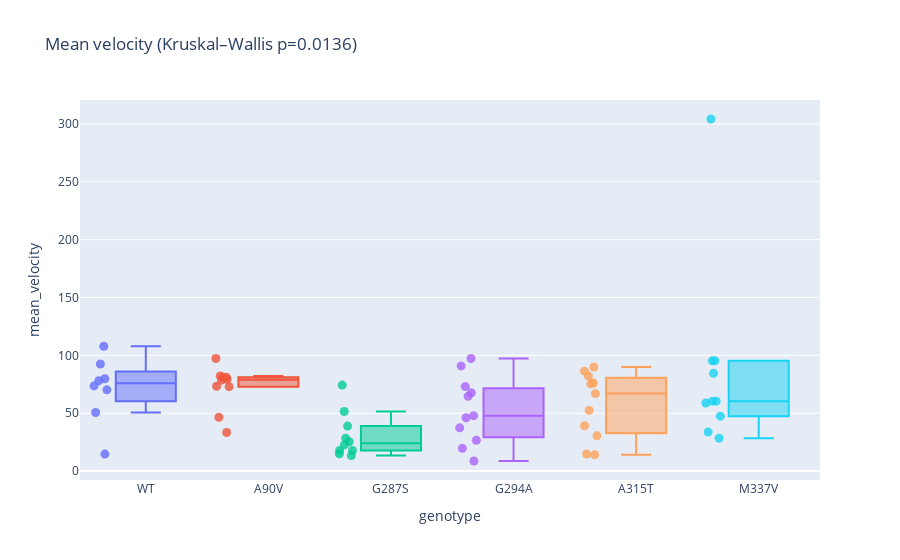
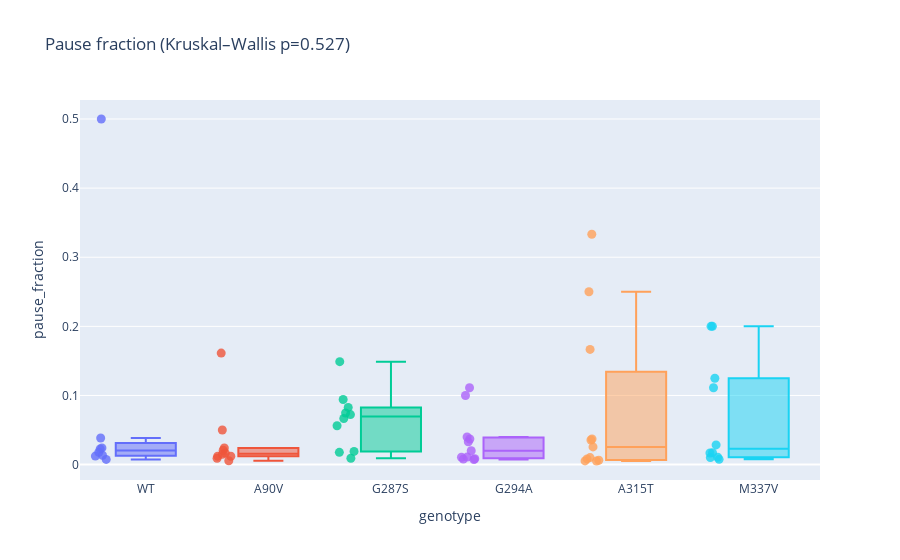
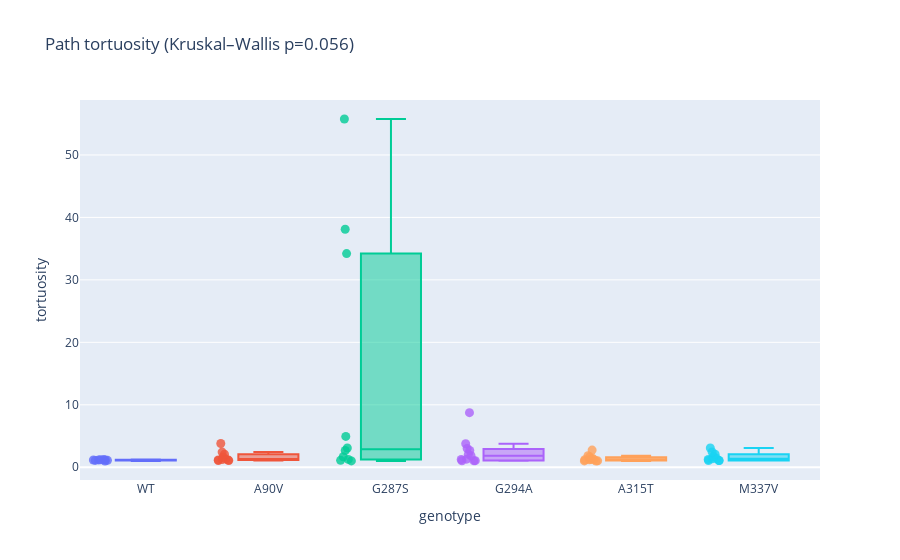
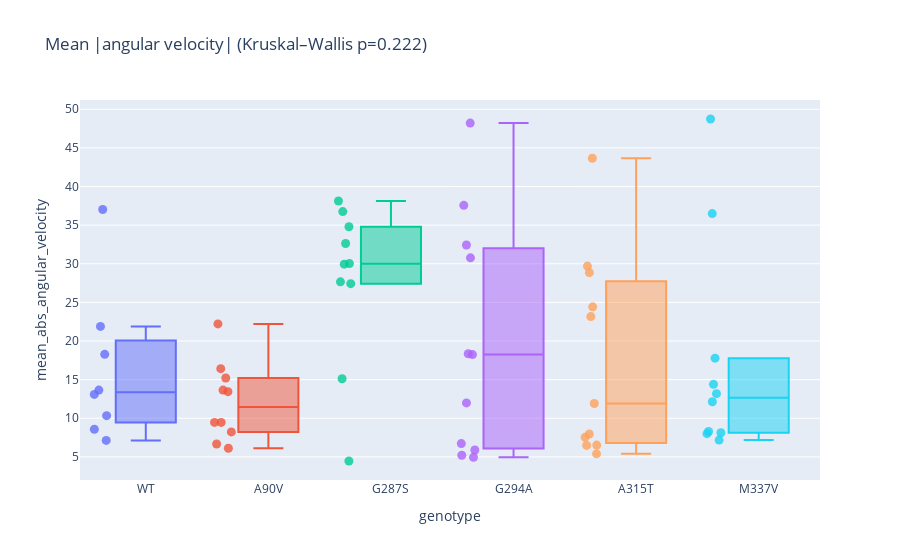

Write notebook code for charts like these, in order.
### Markdown cell above
## Visuals

### Code cell
df_fly.drop(columns=['compact_id', 'genotype'])
FEATURES = ["mean_velocity", "pause_fraction","tortuosity","mean_abs_angular_velocity"]

FEATURE_TITLES = {
    "mean_velocity": "Mean velocity",
    "pause_fraction": "Pause fraction",
    "tortuosity": "Path tortuosity",
    "mean_abs_angular_velocity": "Mean |angular velocity|"
}
HOVER_DATA = {
    "compact_id": True,
    "genotype": True,
    "mean_velocity": ':.3f',
    "pause_fraction": ':.3f',
    "tortuosity": ':.3f',
    "mean_abs_angular_velocity": ':.3f'
}

plot_by_genotype(df_fly, FEATURES, FEATURE_TITLES, HOVER_DATA)
plot_wt_vs_mutant(df_fly, FEATURES, FEATURE_TITLES, HOVER_DATA)

### Figure 1 — Plotly figure (JSON) as saved in the notebook; plotly's stock layout.template omitted (floating-point values rounded to 4 significant figures)
{"data": [{"alignmentgroup": "True", "boxpoints": "all", "customdata": [[1.0, 0.03846, 1.221, 21.89], [2.0, 0.01786, 1.171, 13.65], [3.0, 0.01235, 1.196, 7.127], [4.0, 0.0241, 1.106, 8.571], [5.0, 0.007519, 1.174, 10.34], [6.0, 0.01351, 1.152, 13.09], [7.0, 0.02273, 1.091, 18.27], [8.0, 0.5, 1.0, 37.02]], "hovertemplate": "genotype=%{x}<br>mean_velocity=%{y:.3f}<br>compact_id=%{customdata[0]}<br>pause_fraction=%{customdata[1]:.3f}<br>tortuosity=%{customdata[2]:.3f}<br>mean_abs_angular_velocity=%{customdata[3]:.3f}<extra></extra>", "jitter": 0.35, "legendgroup": "WT", "marker": {"color": "#636efa", "opacity": 0.8, "size": 9}, "name": "WT", "notched": false, "offsetgroup": "WT", "orientation": "v", "showlegend": true, "type": "box", "x": ["WT", "WT", "WT", "WT", "WT", "WT", "WT", "WT"], "x0": " ", "xaxis": "x", "y": [50.58, 78.05, 107.8, 79.8, 92.5, 73.58, 70.17, 14.65], "y0": " ", "yaxis": "y"}, {"alignmentgroup": "True", "boxpoints": "all", "customdata": [[9.0, 0.1613, 3.795, 22.22], [10.0, 0.01205, 1.06, 8.236], [11.0, 0.01493, 1.653, 9.462], [12.0, 0.01667, 1.336, 6.117], [13.0, 0.024, 1.246, 15.2], [14.0, 0.02083, 1.172, 13.44], [15.0, 0.005556, 2.428, 6.66], [16.0, 0.009259, 1.141, 9.462], [17.0, 0.05, 2.086, 16.42], [18.0, 0.0122, 1.081, 13.64]], "hovertemplate": "genotype=%{x}<br>mean_velocity=%{y:.3f}<br>compact_id=%{customdata[0]}<br>pause_fraction=%{customdata[1]:.3f}<br>tortuosity=%{customdata[2]:.3f}<br>mean_abs_angular_velocity=%{customdata[3]:.3f}<extra></extra>", "jitter": 0.35, "legendgroup": "A90V", "marker": {"color": "#EF553B", "opacity": 0.8, "size": 9}, "name": "A90V", "notched": false, "offsetgroup": "A90V", "orientation": "v", "showlegend": true, "type": "box", "x": ["A90V", "A90V", "A90V", "A90V", "A90V", "A90V", "A90V", "A90V", "A90V", "A90V"], "x0": " ", "xaxis": "x", "y": [33.38, 82.25, 73.27, 97.31, 72.96, 81.16, 79.23, 81.08, 46.56, 78.55], "y0": " ", "yaxis": "y"}, {"alignmentgroup": "True", "boxpoints": "all", "customdata": [[19.0, 0.01905, 3.075, 34.79], [20.0, 0.0724, 55.76, 29.95], [21.0, 0.05618, 4.933, 30.03], [22.0, 0.07471, 2.677, 27.66], [23.0, 0.06667, 38.11, 36.75], [24.0, 0.1489, 1.111, 27.42], [25.0, 0.08276, 34.21, 32.63], [26.0, 0.09412, 1.675, 38.12], [27.0, 0.009259, 1.258, 15.12], [28.0, 0.0177, 1.018, 4.466]], "hovertemplate": "genotype=%{x}<br>mean_velocity=%{y:.3f}<br>compact_id=%{customdata[0]}<br>pause_fraction=%{customdata[1]:.3f}<br>tortuosity=%{customdata[2]:.3f}<br>mean_abs_angular_velocity=%{customdata[3]:.3f}<extra></extra>", "jitter": 0.35, "legendgroup": "G287S", "marker": {"color": "#00cc96", "opacity": 0.8, "size": 9}, "name": "G287S", "notched": false, "offsetgroup": "G287S", "orientation": "v", "showlegend": true, "type": "box", "x": ["G287S", "G287S", "G287S", "G287S", "G287S", "G287S", "G287S", "G287S", "G287S", "G287S"], "x0": " ", "xaxis": "x", "y": [17.89, 25.34, 13.38, 22.61, 51.45, 28.45, 17.82, 14.86, 38.87, 74.29], "y0": " ", "yaxis": "y"}, {"alignmentgroup": "True", "boxpoints": "all", "customdata": [[29.0, 0.1, 2.678, 32.42], [30.0, 0.007299, 1.239, 4.936], [32.0, 0.008475, 1.02, 5.215], [33.0, 0.03297, 2.995, 37.56], [34.0, 0.01087, 1.292, 11.99], [35.0, 0.1111, 8.734, 48.21], [36.0, 0.02, 1.848, 30.77], [37.0, 0.03704, 1.031, 6.724], [38.0, 0.008, 2.065, 18.34], [39.0, 0.04, 3.76, 18.25], [40.0, 0.01064, 1.051, 5.886]], "hovertemplate": "genotype=%{x}<br>mean_velocity=%{y:.3f}<br>compact_id=%{customdata[0]}<br>pause_fraction=%{customdata[1]:.3f}<br>tortuosity=%{customdata[2]:.3f}<br>mean_abs_angular_velocity=%{customdata[3]:.3f}<extra></extra>", "jitter": 0.35, "legendgroup": "G294A", "marker": {"color": "#ab63fa", "opacity": 0.8, "size": 9}, "name": "G294A", "notched": false, "offsetgroup": "G294A", "orientation": "v", "showlegend": true, "type": "box", "x": ["G294A", "G294A", "G294A", "G294A", "G294A", "G294A", "G294A", "G294A", "G294A", "G294A", "G294A"], "x0": " ", "xaxis": "x", "y": [8.706, 73.01, 90.9, 19.64, 64.57, 26.65, 46.08, 67.59, 47.86, 37.39, 97.28], "y0": " ", "yaxis": "y"}, {"alignmentgroup": "True", "boxpoints": "all", "customdata": [[41.0, 0.0101, 1.018, 5.394], [42.0, 0.02564, 1.199, 11.92], [43.0, 0.25, 2.749, 28.84], [44.0, 0.03557, 1.249, 23.16], [45.0, 0.03704, 1.839, 24.42], [46.0, 0.3333, 1.0, 29.69], [47.0, 0.005376, 1.664, 7.959], [48.0, 0.1667, 1.198, 43.66], [49.0, 0.006289, 1.025, 6.526], [50.0, 0.008197, 1.239, 6.48], [51.0, 0.005208, 1.448, 7.543]], "hovertemplate": "genotype=%{x}<br>mean_velocity=%{y:.3f}<br>compact_id=%{customdata[0]}<br>pause_fraction=%{customdata[1]:.3f}<br>tortuosity=%{customdata[2]:.3f}<br>mean_abs_angular_velocity=%{customdata[3]:.3f}<extra></extra>", "jitter": 0.35, "legendgroup": "A315T", "marker": {"color": "#FFA15A", "opacity": 0.8, "size": 9}, "name": "A315T", "notched": false, "offsetgroup": "A315T", "orientation": "v", "showlegend": true, "type": "box", "x": ["A315T", "A315T", "A315T", "A315T", "A315T", "A315T", "A315T", "A315T", "A315T", "A315T", "A315T"], "x0": " ", "xaxis": "x", "y": [86.32, 76.09, 14.02, 52.42, 39.14, 30.45, 89.95, 14.71, 66.98, 82.09, 75.37], "y0": " ", "yaxis": "y"}, {"alignmentgroup": "True", "boxpoints": "all", "customdata": [[52.0, 0.01681, 1.085, 7.171], [53.0, 0.0101, 1.071, 8.118], [54.0, 0.01724, 1.364, 14.39], [55.0, 0.2, 1.067, 17.78], [56.0, 0.125, 3.074, 48.74], [57.0, 0.007634, 1.259, 8.008], [58.0, 0.1111, 1.713, 36.5], [59.0, 0.0106, 2.437, 12.14], [60.0, 0.2, 1.389, 8.286], [61.0, 0.02847, 2.096, 13.19]], "hovertemplate": "genotype=%{x}<br>mean_velocity=%{y:.3f}<br>compact_id=%{customdata[0]}<br>pause_fraction=%{customdata[1]:.3f}<br>tortuosity=%{customdata[2]:.3f}<br>mean_abs_angular_velocity=%{customdata[3]:.3f}<extra></extra>", "jitter": 0.35, "legendgroup": "M337V", "marker": {"color": "#19d3f3", "opacity": 0.8, "size": 9}, "name": "M337V", "notched": false, "offsetgroup": "M337V", "orientation": "v", "showlegend": true, "type": "box", "x": ["M337V", "M337V", "M337V", "M337V", "M337V", "M337V", "M337V", "M337V", "M337V", "M337V"], "x0": " ", "xaxis": "x", "y": [84.55, 95.24, 60.44, 304.2, 47.48, 95.26, 33.78, 60.43, 28.4, 58.8], "y0": " ", "yaxis": "y"}], "layout": {"boxmode": "overlay", "legend": {"title": {"text": "genotype"}, "tracegroupgap": 0}, "showlegend": false, "title": {"text": "Mean velocity (Kruskal–Wallis p=0.0136)"}, "xaxis": {"anchor": "y", "categoryarray": ["WT", "A90V", "G287S", "G294A", "A315T", "M337V"], "categoryorder": "array", "domain": [0, 1], "title": {"text": "genotype"}}, "yaxis": {"anchor": "x", "domain": [0, 1], "title": {"text": "mean_velocity"}}}}

### Figure 2 — Plotly figure (JSON) as saved in the notebook; plotly's stock layout.template omitted (floating-point values rounded to 4 significant figures)
{"data": [{"alignmentgroup": "True", "boxpoints": "all", "customdata": [[1.0, 50.58, 1.221, 21.89], [2.0, 78.05, 1.171, 13.65], [3.0, 107.8, 1.196, 7.127], [4.0, 79.8, 1.106, 8.571], [5.0, 92.5, 1.174, 10.34], [6.0, 73.58, 1.152, 13.09], [7.0, 70.17, 1.091, 18.27], [8.0, 14.65, 1.0, 37.02]], "hovertemplate": "genotype=%{x}<br>pause_fraction=%{y:.3f}<br>compact_id=%{customdata[0]}<br>mean_velocity=%{customdata[1]:.3f}<br>tortuosity=%{customdata[2]:.3f}<br>mean_abs_angular_velocity=%{customdata[3]:.3f}<extra></extra>", "jitter": 0.35, "legendgroup": "WT", "marker": {"color": "#636efa", "opacity": 0.8, "size": 9}, "name": "WT", "notched": false, "offsetgroup": "WT", "orientation": "v", "showlegend": true, "type": "box", "x": ["WT", "WT", "WT", "WT", "WT", "WT", "WT", "WT"], "x0": " ", "xaxis": "x", "y": [0.03846, 0.01786, 0.01235, 0.0241, 0.007519, 0.01351, 0.02273, 0.5], "y0": " ", "yaxis": "y"}, {"alignmentgroup": "True", "boxpoints": "all", "customdata": [[9.0, 33.38, 3.795, 22.22], [10.0, 82.25, 1.06, 8.236], [11.0, 73.27, 1.653, 9.462], [12.0, 97.31, 1.336, 6.117], [13.0, 72.96, 1.246, 15.2], [14.0, 81.16, 1.172, 13.44], [15.0, 79.23, 2.428, 6.66], [16.0, 81.08, 1.141, 9.462], [17.0, 46.56, 2.086, 16.42], [18.0, 78.55, 1.081, 13.64]], "hovertemplate": "genotype=%{x}<br>pause_fraction=%{y:.3f}<br>compact_id=%{customdata[0]}<br>mean_velocity=%{customdata[1]:.3f}<br>tortuosity=%{customdata[2]:.3f}<br>mean_abs_angular_velocity=%{customdata[3]:.3f}<extra></extra>", "jitter": 0.35, "legendgroup": "A90V", "marker": {"color": "#EF553B", "opacity": 0.8, "size": 9}, "name": "A90V", "notched": false, "offsetgroup": "A90V", "orientation": "v", "showlegend": true, "type": "box", "x": ["A90V", "A90V", "A90V", "A90V", "A90V", "A90V", "A90V", "A90V", "A90V", "A90V"], "x0": " ", "xaxis": "x", "y": [0.1613, 0.01205, 0.01493, 0.01667, 0.024, 0.02083, 0.005556, 0.009259, 0.05, 0.0122], "y0": " ", "yaxis": "y"}, {"alignmentgroup": "True", "boxpoints": "all", "customdata": [[19.0, 17.89, 3.075, 34.79], [20.0, 25.34, 55.76, 29.95], [21.0, 13.38, 4.933, 30.03], [22.0, 22.61, 2.677, 27.66], [23.0, 51.45, 38.11, 36.75], [24.0, 28.45, 1.111, 27.42], [25.0, 17.82, 34.21, 32.63], [26.0, 14.86, 1.675, 38.12], [27.0, 38.87, 1.258, 15.12], [28.0, 74.29, 1.018, 4.466]], "hovertemplate": "genotype=%{x}<br>pause_fraction=%{y:.3f}<br>compact_id=%{customdata[0]}<br>mean_velocity=%{customdata[1]:.3f}<br>tortuosity=%{customdata[2]:.3f}<br>mean_abs_angular_velocity=%{customdata[3]:.3f}<extra></extra>", "jitter": 0.35, "legendgroup": "G287S", "marker": {"color": "#00cc96", "opacity": 0.8, "size": 9}, "name": "G287S", "notched": false, "offsetgroup": "G287S", "orientation": "v", "showlegend": true, "type": "box", "x": ["G287S", "G287S", "G287S", "G287S", "G287S", "G287S", "G287S", "G287S", "G287S", "G287S"], "x0": " ", "xaxis": "x", "y": [0.01905, 0.0724, 0.05618, 0.07471, 0.06667, 0.1489, 0.08276, 0.09412, 0.009259, 0.0177], "y0": " ", "yaxis": "y"}, {"alignmentgroup": "True", "boxpoints": "all", "customdata": [[29.0, 8.706, 2.678, 32.42], [30.0, 73.01, 1.239, 4.936], [32.0, 90.9, 1.02, 5.215], [33.0, 19.64, 2.995, 37.56], [34.0, 64.57, 1.292, 11.99], [35.0, 26.65, 8.734, 48.21], [36.0, 46.08, 1.848, 30.77], [37.0, 67.59, 1.031, 6.724], [38.0, 47.86, 2.065, 18.34], [39.0, 37.39, 3.76, 18.25], [40.0, 97.28, 1.051, 5.886]], "hovertemplate": "genotype=%{x}<br>pause_fraction=%{y:.3f}<br>compact_id=%{customdata[0]}<br>mean_velocity=%{customdata[1]:.3f}<br>tortuosity=%{customdata[2]:.3f}<br>mean_abs_angular_velocity=%{customdata[3]:.3f}<extra></extra>", "jitter": 0.35, "legendgroup": "G294A", "marker": {"color": "#ab63fa", "opacity": 0.8, "size": 9}, "name": "G294A", "notched": false, "offsetgroup": "G294A", "orientation": "v", "showlegend": true, "type": "box", "x": ["G294A", "G294A", "G294A", "G294A", "G294A", "G294A", "G294A", "G294A", "G294A", "G294A", "G294A"], "x0": " ", "xaxis": "x", "y": [0.1, 0.007299, 0.008475, 0.03297, 0.01087, 0.1111, 0.02, 0.03704, 0.008, 0.04, 0.01064], "y0": " ", "yaxis": "y"}, {"alignmentgroup": "True", "boxpoints": "all", "customdata": [[41.0, 86.32, 1.018, 5.394], [42.0, 76.09, 1.199, 11.92], [43.0, 14.02, 2.749, 28.84], [44.0, 52.42, 1.249, 23.16], [45.0, 39.14, 1.839, 24.42], [46.0, 30.45, 1.0, 29.69], [47.0, 89.95, 1.664, 7.959], [48.0, 14.71, 1.198, 43.66], [49.0, 66.98, 1.025, 6.526], [50.0, 82.09, 1.239, 6.48], [51.0, 75.37, 1.448, 7.543]], "hovertemplate": "genotype=%{x}<br>pause_fraction=%{y:.3f}<br>compact_id=%{customdata[0]}<br>mean_velocity=%{customdata[1]:.3f}<br>tortuosity=%{customdata[2]:.3f}<br>mean_abs_angular_velocity=%{customdata[3]:.3f}<extra></extra>", "jitter": 0.35, "legendgroup": "A315T", "marker": {"color": "#FFA15A", "opacity": 0.8, "size": 9}, "name": "A315T", "notched": false, "offsetgroup": "A315T", "orientation": "v", "showlegend": true, "type": "box", "x": ["A315T", "A315T", "A315T", "A315T", "A315T", "A315T", "A315T", "A315T", "A315T", "A315T", "A315T"], "x0": " ", "xaxis": "x", "y": [0.0101, 0.02564, 0.25, 0.03557, 0.03704, 0.3333, 0.005376, 0.1667, 0.006289, 0.008197, 0.005208], "y0": " ", "yaxis": "y"}, {"alignmentgroup": "True", "boxpoints": "all", "customdata": [[52.0, 84.55, 1.085, 7.171], [53.0, 95.24, 1.071, 8.118], [54.0, 60.44, 1.364, 14.39], [55.0, 304.2, 1.067, 17.78], [56.0, 47.48, 3.074, 48.74], [57.0, 95.26, 1.259, 8.008], [58.0, 33.78, 1.713, 36.5], [59.0, 60.43, 2.437, 12.14], [60.0, 28.4, 1.389, 8.286], [61.0, 58.8, 2.096, 13.19]], "hovertemplate": "genotype=%{x}<br>pause_fraction=%{y:.3f}<br>compact_id=%{customdata[0]}<br>mean_velocity=%{customdata[1]:.3f}<br>tortuosity=%{customdata[2]:.3f}<br>mean_abs_angular_velocity=%{customdata[3]:.3f}<extra></extra>", "jitter": 0.35, "legendgroup": "M337V", "marker": {"color": "#19d3f3", "opacity": 0.8, "size": 9}, "name": "M337V", "notched": false, "offsetgroup": "M337V", "orientation": "v", "showlegend": true, "type": "box", "x": ["M337V", "M337V", "M337V", "M337V", "M337V", "M337V", "M337V", "M337V", "M337V", "M337V"], "x0": " ", "xaxis": "x", "y": [0.01681, 0.0101, 0.01724, 0.2, 0.125, 0.007634, 0.1111, 0.0106, 0.2, 0.02847], "y0": " ", "yaxis": "y"}], "layout": {"boxmode": "overlay", "legend": {"title": {"text": "genotype"}, "tracegroupgap": 0}, "showlegend": false, "title": {"text": "Pause fraction (Kruskal–Wallis p=0.527)"}, "xaxis": {"anchor": "y", "categoryarray": ["WT", "A90V", "G287S", "G294A", "A315T", "M337V"], "categoryorder": "array", "domain": [0, 1], "title": {"text": "genotype"}}, "yaxis": {"anchor": "x", "domain": [0, 1], "title": {"text": "pause_fraction"}}}}

### Figure 3 — Plotly figure (JSON) as saved in the notebook; plotly's stock layout.template omitted (floating-point values rounded to 4 significant figures)
{"data": [{"alignmentgroup": "True", "boxpoints": "all", "customdata": [[1.0, 50.58, 0.03846, 21.89], [2.0, 78.05, 0.01786, 13.65], [3.0, 107.8, 0.01235, 7.127], [4.0, 79.8, 0.0241, 8.571], [5.0, 92.5, 0.007519, 10.34], [6.0, 73.58, 0.01351, 13.09], [7.0, 70.17, 0.02273, 18.27], [8.0, 14.65, 0.5, 37.02]], "hovertemplate": "genotype=%{x}<br>tortuosity=%{y:.3f}<br>compact_id=%{customdata[0]}<br>mean_velocity=%{customdata[1]:.3f}<br>pause_fraction=%{customdata[2]:.3f}<br>mean_abs_angular_velocity=%{customdata[3]:.3f}<extra></extra>", "jitter": 0.35, "legendgroup": "WT", "marker": {"color": "#636efa", "opacity": 0.8, "size": 9}, "name": "WT", "notched": false, "offsetgroup": "WT", "orientation": "v", "showlegend": true, "type": "box", "x": ["WT", "WT", "WT", "WT", "WT", "WT", "WT", "WT"], "x0": " ", "xaxis": "x", "y": [1.221, 1.171, 1.196, 1.106, 1.174, 1.152, 1.091, 1.0], "y0": " ", "yaxis": "y"}, {"alignmentgroup": "True", "boxpoints": "all", "customdata": [[9.0, 33.38, 0.1613, 22.22], [10.0, 82.25, 0.01205, 8.236], [11.0, 73.27, 0.01493, 9.462], [12.0, 97.31, 0.01667, 6.117], [13.0, 72.96, 0.024, 15.2], [14.0, 81.16, 0.02083, 13.44], [15.0, 79.23, 0.005556, 6.66], [16.0, 81.08, 0.009259, 9.462], [17.0, 46.56, 0.05, 16.42], [18.0, 78.55, 0.0122, 13.64]], "hovertemplate": "genotype=%{x}<br>tortuosity=%{y:.3f}<br>compact_id=%{customdata[0]}<br>mean_velocity=%{customdata[1]:.3f}<br>pause_fraction=%{customdata[2]:.3f}<br>mean_abs_angular_velocity=%{customdata[3]:.3f}<extra></extra>", "jitter": 0.35, "legendgroup": "A90V", "marker": {"color": "#EF553B", "opacity": 0.8, "size": 9}, "name": "A90V", "notched": false, "offsetgroup": "A90V", "orientation": "v", "showlegend": true, "type": "box", "x": ["A90V", "A90V", "A90V", "A90V", "A90V", "A90V", "A90V", "A90V", "A90V", "A90V"], "x0": " ", "xaxis": "x", "y": [3.795, 1.06, 1.653, 1.336, 1.246, 1.172, 2.428, 1.141, 2.086, 1.081], "y0": " ", "yaxis": "y"}, {"alignmentgroup": "True", "boxpoints": "all", "customdata": [[19.0, 17.89, 0.01905, 34.79], [20.0, 25.34, 0.0724, 29.95], [21.0, 13.38, 0.05618, 30.03], [22.0, 22.61, 0.07471, 27.66], [23.0, 51.45, 0.06667, 36.75], [24.0, 28.45, 0.1489, 27.42], [25.0, 17.82, 0.08276, 32.63], [26.0, 14.86, 0.09412, 38.12], [27.0, 38.87, 0.009259, 15.12], [28.0, 74.29, 0.0177, 4.466]], "hovertemplate": "genotype=%{x}<br>tortuosity=%{y:.3f}<br>compact_id=%{customdata[0]}<br>mean_velocity=%{customdata[1]:.3f}<br>pause_fraction=%{customdata[2]:.3f}<br>mean_abs_angular_velocity=%{customdata[3]:.3f}<extra></extra>", "jitter": 0.35, "legendgroup": "G287S", "marker": {"color": "#00cc96", "opacity": 0.8, "size": 9}, "name": "G287S", "notched": false, "offsetgroup": "G287S", "orientation": "v", "showlegend": true, "type": "box", "x": ["G287S", "G287S", "G287S", "G287S", "G287S", "G287S", "G287S", "G287S", "G287S", "G287S"], "x0": " ", "xaxis": "x", "y": [3.075, 55.76, 4.933, 2.677, 38.11, 1.111, 34.21, 1.675, 1.258, 1.018], "y0": " ", "yaxis": "y"}, {"alignmentgroup": "True", "boxpoints": "all", "customdata": [[29.0, 8.706, 0.1, 32.42], [30.0, 73.01, 0.007299, 4.936], [32.0, 90.9, 0.008475, 5.215], [33.0, 19.64, 0.03297, 37.56], [34.0, 64.57, 0.01087, 11.99], [35.0, 26.65, 0.1111, 48.21], [36.0, 46.08, 0.02, 30.77], [37.0, 67.59, 0.03704, 6.724], [38.0, 47.86, 0.008, 18.34], [39.0, 37.39, 0.04, 18.25], [40.0, 97.28, 0.01064, 5.886]], "hovertemplate": "genotype=%{x}<br>tortuosity=%{y:.3f}<br>compact_id=%{customdata[0]}<br>mean_velocity=%{customdata[1]:.3f}<br>pause_fraction=%{customdata[2]:.3f}<br>mean_abs_angular_velocity=%{customdata[3]:.3f}<extra></extra>", "jitter": 0.35, "legendgroup": "G294A", "marker": {"color": "#ab63fa", "opacity": 0.8, "size": 9}, "name": "G294A", "notched": false, "offsetgroup": "G294A", "orientation": "v", "showlegend": true, "type": "box", "x": ["G294A", "G294A", "G294A", "G294A", "G294A", "G294A", "G294A", "G294A", "G294A", "G294A", "G294A"], "x0": " ", "xaxis": "x", "y": [2.678, 1.239, 1.02, 2.995, 1.292, 8.734, 1.848, 1.031, 2.065, 3.76, 1.051], "y0": " ", "yaxis": "y"}, {"alignmentgroup": "True", "boxpoints": "all", "customdata": [[41.0, 86.32, 0.0101, 5.394], [42.0, 76.09, 0.02564, 11.92], [43.0, 14.02, 0.25, 28.84], [44.0, 52.42, 0.03557, 23.16], [45.0, 39.14, 0.03704, 24.42], [46.0, 30.45, 0.3333, 29.69], [47.0, 89.95, 0.005376, 7.959], [48.0, 14.71, 0.1667, 43.66], [49.0, 66.98, 0.006289, 6.526], [50.0, 82.09, 0.008197, 6.48], [51.0, 75.37, 0.005208, 7.543]], "hovertemplate": "genotype=%{x}<br>tortuosity=%{y:.3f}<br>compact_id=%{customdata[0]}<br>mean_velocity=%{customdata[1]:.3f}<br>pause_fraction=%{customdata[2]:.3f}<br>mean_abs_angular_velocity=%{customdata[3]:.3f}<extra></extra>", "jitter": 0.35, "legendgroup": "A315T", "marker": {"color": "#FFA15A", "opacity": 0.8, "size": 9}, "name": "A315T", "notched": false, "offsetgroup": "A315T", "orientation": "v", "showlegend": true, "type": "box", "x": ["A315T", "A315T", "A315T", "A315T", "A315T", "A315T", "A315T", "A315T", "A315T", "A315T", "A315T"], "x0": " ", "xaxis": "x", "y": [1.018, 1.199, 2.749, 1.249, 1.839, 1.0, 1.664, 1.198, 1.025, 1.239, 1.448], "y0": " ", "yaxis": "y"}, {"alignmentgroup": "True", "boxpoints": "all", "customdata": [[52.0, 84.55, 0.01681, 7.171], [53.0, 95.24, 0.0101, 8.118], [54.0, 60.44, 0.01724, 14.39], [55.0, 304.2, 0.2, 17.78], [56.0, 47.48, 0.125, 48.74], [57.0, 95.26, 0.007634, 8.008], [58.0, 33.78, 0.1111, 36.5], [59.0, 60.43, 0.0106, 12.14], [60.0, 28.4, 0.2, 8.286], [61.0, 58.8, 0.02847, 13.19]], "hovertemplate": "genotype=%{x}<br>tortuosity=%{y:.3f}<br>compact_id=%{customdata[0]}<br>mean_velocity=%{customdata[1]:.3f}<br>pause_fraction=%{customdata[2]:.3f}<br>mean_abs_angular_velocity=%{customdata[3]:.3f}<extra></extra>", "jitter": 0.35, "legendgroup": "M337V", "marker": {"color": "#19d3f3", "opacity": 0.8, "size": 9}, "name": "M337V", "notched": false, "offsetgroup": "M337V", "orientation": "v", "showlegend": true, "type": "box", "x": ["M337V", "M337V", "M337V", "M337V", "M337V", "M337V", "M337V", "M337V", "M337V", "M337V"], "x0": " ", "xaxis": "x", "y": [1.085, 1.071, 1.364, 1.067, 3.074, 1.259, 1.713, 2.437, 1.389, 2.096], "y0": " ", "yaxis": "y"}], "layout": {"boxmode": "overlay", "legend": {"title": {"text": "genotype"}, "tracegroupgap": 0}, "showlegend": false, "title": {"text": "Path tortuosity (Kruskal–Wallis p=0.056)"}, "xaxis": {"anchor": "y", "categoryarray": ["WT", "A90V", "G287S", "G294A", "A315T", "M337V"], "categoryorder": "array", "domain": [0, 1], "title": {"text": "genotype"}}, "yaxis": {"anchor": "x", "domain": [0, 1], "title": {"text": "tortuosity"}}}}

### Figure 4 — Plotly figure (JSON) as saved in the notebook; plotly's stock layout.template omitted (floating-point values rounded to 4 significant figures)
{"data": [{"alignmentgroup": "True", "boxpoints": "all", "customdata": [[1.0, 50.58, 0.03846, 1.221], [2.0, 78.05, 0.01786, 1.171], [3.0, 107.8, 0.01235, 1.196], [4.0, 79.8, 0.0241, 1.106], [5.0, 92.5, 0.007519, 1.174], [6.0, 73.58, 0.01351, 1.152], [7.0, 70.17, 0.02273, 1.091], [8.0, 14.65, 0.5, 1.0]], "hovertemplate": "genotype=%{x}<br>mean_abs_angular_velocity=%{y:.3f}<br>compact_id=%{customdata[0]}<br>mean_velocity=%{customdata[1]:.3f}<br>pause_fraction=%{customdata[2]:.3f}<br>tortuosity=%{customdata[3]:.3f}<extra></extra>", "jitter": 0.35, "legendgroup": "WT", "marker": {"color": "#636efa", "opacity": 0.8, "size": 9}, "name": "WT", "notched": false, "offsetgroup": "WT", "orientation": "v", "showlegend": true, "type": "box", "x": ["WT", "WT", "WT", "WT", "WT", "WT", "WT", "WT"], "x0": " ", "xaxis": "x", "y": [21.89, 13.65, 7.127, 8.571, 10.34, 13.09, 18.27, 37.02], "y0": " ", "yaxis": "y"}, {"alignmentgroup": "True", "boxpoints": "all", "customdata": [[9.0, 33.38, 0.1613, 3.795], [10.0, 82.25, 0.01205, 1.06], [11.0, 73.27, 0.01493, 1.653], [12.0, 97.31, 0.01667, 1.336], [13.0, 72.96, 0.024, 1.246], [14.0, 81.16, 0.02083, 1.172], [15.0, 79.23, 0.005556, 2.428], [16.0, 81.08, 0.009259, 1.141], [17.0, 46.56, 0.05, 2.086], [18.0, 78.55, 0.0122, 1.081]], "hovertemplate": "genotype=%{x}<br>mean_abs_angular_velocity=%{y:.3f}<br>compact_id=%{customdata[0]}<br>mean_velocity=%{customdata[1]:.3f}<br>pause_fraction=%{customdata[2]:.3f}<br>tortuosity=%{customdata[3]:.3f}<extra></extra>", "jitter": 0.35, "legendgroup": "A90V", "marker": {"color": "#EF553B", "opacity": 0.8, "size": 9}, "name": "A90V", "notched": false, "offsetgroup": "A90V", "orientation": "v", "showlegend": true, "type": "box", "x": ["A90V", "A90V", "A90V", "A90V", "A90V", "A90V", "A90V", "A90V", "A90V", "A90V"], "x0": " ", "xaxis": "x", "y": [22.22, 8.236, 9.462, 6.117, 15.2, 13.44, 6.66, 9.462, 16.42, 13.64], "y0": " ", "yaxis": "y"}, {"alignmentgroup": "True", "boxpoints": "all", "customdata": [[19.0, 17.89, 0.01905, 3.075], [20.0, 25.34, 0.0724, 55.76], [21.0, 13.38, 0.05618, 4.933], [22.0, 22.61, 0.07471, 2.677], [23.0, 51.45, 0.06667, 38.11], [24.0, 28.45, 0.1489, 1.111], [25.0, 17.82, 0.08276, 34.21], [26.0, 14.86, 0.09412, 1.675], [27.0, 38.87, 0.009259, 1.258], [28.0, 74.29, 0.0177, 1.018]], "hovertemplate": "genotype=%{x}<br>mean_abs_angular_velocity=%{y:.3f}<br>compact_id=%{customdata[0]}<br>mean_velocity=%{customdata[1]:.3f}<br>pause_fraction=%{customdata[2]:.3f}<br>tortuosity=%{customdata[3]:.3f}<extra></extra>", "jitter": 0.35, "legendgroup": "G287S", "marker": {"color": "#00cc96", "opacity": 0.8, "size": 9}, "name": "G287S", "notched": false, "offsetgroup": "G287S", "orientation": "v", "showlegend": true, "type": "box", "x": ["G287S", "G287S", "G287S", "G287S", "G287S", "G287S", "G287S", "G287S", "G287S", "G287S"], "x0": " ", "xaxis": "x", "y": [34.79, 29.95, 30.03, 27.66, 36.75, 27.42, 32.63, 38.12, 15.12, 4.466], "y0": " ", "yaxis": "y"}, {"alignmentgroup": "True", "boxpoints": "all", "customdata": [[29.0, 8.706, 0.1, 2.678], [30.0, 73.01, 0.007299, 1.239], [32.0, 90.9, 0.008475, 1.02], [33.0, 19.64, 0.03297, 2.995], [34.0, 64.57, 0.01087, 1.292], [35.0, 26.65, 0.1111, 8.734], [36.0, 46.08, 0.02, 1.848], [37.0, 67.59, 0.03704, 1.031], [38.0, 47.86, 0.008, 2.065], [39.0, 37.39, 0.04, 3.76], [40.0, 97.28, 0.01064, 1.051]], "hovertemplate": "genotype=%{x}<br>mean_abs_angular_velocity=%{y:.3f}<br>compact_id=%{customdata[0]}<br>mean_velocity=%{customdata[1]:.3f}<br>pause_fraction=%{customdata[2]:.3f}<br>tortuosity=%{customdata[3]:.3f}<extra></extra>", "jitter": 0.35, "legendgroup": "G294A", "marker": {"color": "#ab63fa", "opacity": 0.8, "size": 9}, "name": "G294A", "notched": false, "offsetgroup": "G294A", "orientation": "v", "showlegend": true, "type": "box", "x": ["G294A", "G294A", "G294A", "G294A", "G294A", "G294A", "G294A", "G294A", "G294A", "G294A", "G294A"], "x0": " ", "xaxis": "x", "y": [32.42, 4.936, 5.215, 37.56, 11.99, 48.21, 30.77, 6.724, 18.34, 18.25, 5.886], "y0": " ", "yaxis": "y"}, {"alignmentgroup": "True", "boxpoints": "all", "customdata": [[41.0, 86.32, 0.0101, 1.018], [42.0, 76.09, 0.02564, 1.199], [43.0, 14.02, 0.25, 2.749], [44.0, 52.42, 0.03557, 1.249], [45.0, 39.14, 0.03704, 1.839], [46.0, 30.45, 0.3333, 1.0], [47.0, 89.95, 0.005376, 1.664], [48.0, 14.71, 0.1667, 1.198], [49.0, 66.98, 0.006289, 1.025], [50.0, 82.09, 0.008197, 1.239], [51.0, 75.37, 0.005208, 1.448]], "hovertemplate": "genotype=%{x}<br>mean_abs_angular_velocity=%{y:.3f}<br>compact_id=%{customdata[0]}<br>mean_velocity=%{customdata[1]:.3f}<br>pause_fraction=%{customdata[2]:.3f}<br>tortuosity=%{customdata[3]:.3f}<extra></extra>", "jitter": 0.35, "legendgroup": "A315T", "marker": {"color": "#FFA15A", "opacity": 0.8, "size": 9}, "name": "A315T", "notched": false, "offsetgroup": "A315T", "orientation": "v", "showlegend": true, "type": "box", "x": ["A315T", "A315T", "A315T", "A315T", "A315T", "A315T", "A315T", "A315T", "A315T", "A315T", "A315T"], "x0": " ", "xaxis": "x", "y": [5.394, 11.92, 28.84, 23.16, 24.42, 29.69, 7.959, 43.66, 6.526, 6.48, 7.543], "y0": " ", "yaxis": "y"}, {"alignmentgroup": "True", "boxpoints": "all", "customdata": [[52.0, 84.55, 0.01681, 1.085], [53.0, 95.24, 0.0101, 1.071], [54.0, 60.44, 0.01724, 1.364], [55.0, 304.2, 0.2, 1.067], [56.0, 47.48, 0.125, 3.074], [57.0, 95.26, 0.007634, 1.259], [58.0, 33.78, 0.1111, 1.713], [59.0, 60.43, 0.0106, 2.437], [60.0, 28.4, 0.2, 1.389], [61.0, 58.8, 0.02847, 2.096]], "hovertemplate": "genotype=%{x}<br>mean_abs_angular_velocity=%{y:.3f}<br>compact_id=%{customdata[0]}<br>mean_velocity=%{customdata[1]:.3f}<br>pause_fraction=%{customdata[2]:.3f}<br>tortuosity=%{customdata[3]:.3f}<extra></extra>", "jitter": 0.35, "legendgroup": "M337V", "marker": {"color": "#19d3f3", "opacity": 0.8, "size": 9}, "name": "M337V", "notched": false, "offsetgroup": "M337V", "orientation": "v", "showlegend": true, "type": "box", "x": ["M337V", "M337V", "M337V", "M337V", "M337V", "M337V", "M337V", "M337V", "M337V", "M337V"], "x0": " ", "xaxis": "x", "y": [7.171, 8.118, 14.39, 17.78, 48.74, 8.008, 36.5, 12.14, 8.286, 13.19], "y0": " ", "yaxis": "y"}], "layout": {"boxmode": "overlay", "legend": {"title": {"text": "genotype"}, "tracegroupgap": 0}, "showlegend": false, "title": {"text": "Mean |angular velocity| (Kruskal–Wallis p=0.222)"}, "xaxis": {"anchor": "y", "categoryarray": ["WT", "A90V", "G287S", "G294A", "A315T", "M337V"], "categoryorder": "array", "domain": [0, 1], "title": {"text": "genotype"}}, "yaxis": {"anchor": "x", "domain": [0, 1], "title": {"text": "mean_abs_angular_velocity"}}}}
